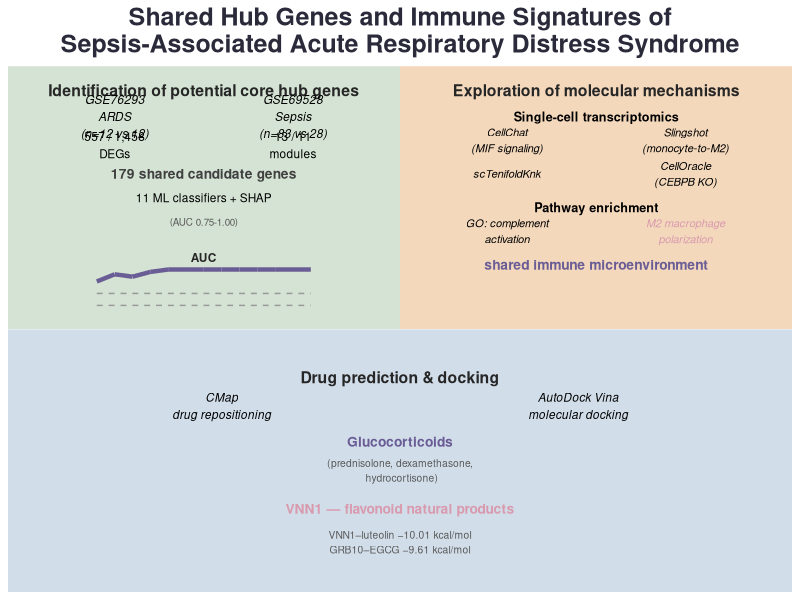
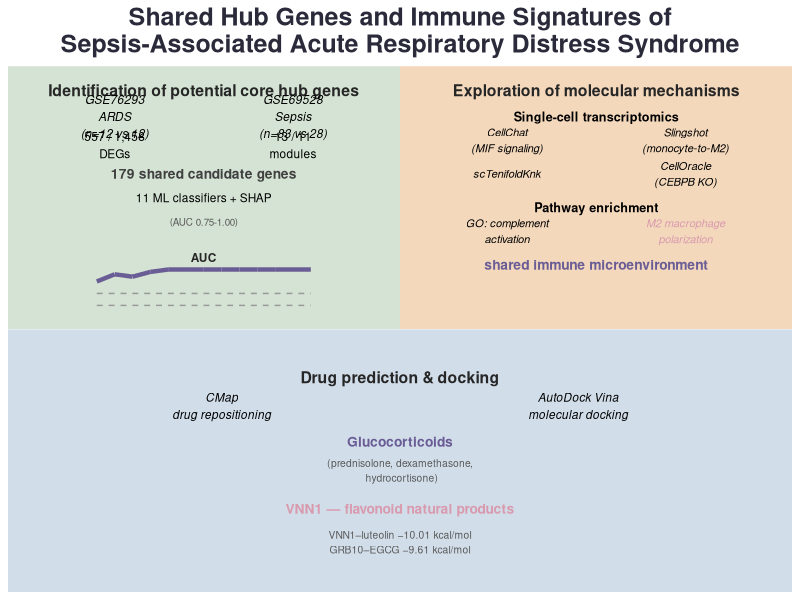

Here is the R script that generated these plots, in order:
# ============================================================
# 重做 Graphical Abstract (三区域圆角矩形 + 中心枢纽)
# 参考 Desktop/Graphical abstract.pdf 样式
# ============================================================
library(ggplot2)
library(patchwork)
library(ggrepel)
library(dplyr)

BASE <- "/Users/mac/WorkBuddy/2026-08-23-21-32-45/ARDS_Sepsis_reanalysis"
OUT  <- file.path(BASE, "AJRCCM_submission/04_graphical_abstract")
dir.create(OUT, showWarnings = FALSE, recursive = TRUE)

# 配色 (Nature 风格)
COL_GREEN <- "#A9C8A8"  # 左上 识别
COL_ORANGE <- "#E8B17B" # 右上 机制
COL_BLUE <- "#A3BCD3"   # 下 药物
COL_CENTER <- "#E8C8C8" # 中心

# ---- 画布 ----
# 用 ggplot 拼 3 个 panel + 中心 panel (patchwork)
# 简单方案：用 ggplot facet + 自定义 annotation，模仿参考图

# 方案：分别画三个 panel + 一个 center panel，patchwork 拼接 + annotation 加连接线

p_green <- ggplot() + theme_void() +
  # 框
  annotate("rect", xmin=-Inf, xmax=Inf, ymin=-Inf, ymax=Inf,
           fill=COL_GREEN, alpha=0.5, color=COL_GREEN, linewidth=0) +
  annotate("text", x=5, y=9.5, label="Identification of potential core hub genes",
           fontface="bold", size=4, color="grey15") +
  annotate("text", x=2.5, y=8.4, label="GSE76293\nARDS\n(n=12 vs 12)",
           size=3, fontface="italic") +
  annotate("text", x=7.5, y=8.4, label="GSE69528\nSepsis\n(n=83 vs 28)",
           size=3, fontface="italic") +
  annotate("text", x=2.5, y=7.2, label="557 / 1,458\nDEGs", size=3) +
  annotate("text", x=7.5, y=7.2, label="13 / 11\nmodules", size=3) +
  annotate("text", x=5, y=6.0, label="179 shared candidate genes",
           fontface="bold", size=3.5, color="grey25") +
  annotate("text", x=5, y=5.0, label="11 ML classifiers + SHAP", size=3) +
  annotate("text", x=5, y=4.0, label="(AUC 0.75-1.00)",
           size=2.5, color="grey35") +
  annotate("text", x=5, y=2.5, label="AUC", fontface="bold",
           size=3, color="grey15") +
  # 简化柱状+折线
  annotate("segment", x=2, y=1.0, xend=8, yend=1.0, linetype="dashed", color="grey60") +
  annotate("segment", x=2, y=0.5, xend=8, yend=0.5, linetype="dashed", color="grey60") +
  annotate("segment", x=2.0, y=1.5, xend=2.5, yend=1.8, color="#6A5C95", linewidth=1.5) +
  annotate("segment", x=2.5, y=1.8, xend=3.0, yend=1.7, color="#6A5C95", linewidth=1.5) +
  annotate("segment", x=3.0, y=1.7, xend=3.5, yend=1.9, color="#6A5C95", linewidth=1.5) +
  annotate("segment", x=3.5, y=1.9, xend=4.0, yend=2.0, color="#6A5C95", linewidth=1.5) +
  annotate("segment", x=4.0, y=2.0, xend=4.5, yend=2.0, color="#6A5C95", linewidth=1.5) +
  annotate("segment", x=4.5, y=2.0, xend=5.0, yend=2.0, color="#6A5C95", linewidth=1.5) +
  annotate("segment", x=5.0, y=2.0, xend=5.5, yend=2.0, color="#6A5C95", linewidth=1.5) +
  annotate("segment", x=5.5, y=2.0, xend=6.0, yend=2.0, color="#6A5C95", linewidth=1.5) +
  annotate("segment", x=6.0, y=2.0, xend=6.5, yend=2.0, color="#6A5C95", linewidth=1.5) +
  annotate("segment", x=6.5, y=2.0, xend=7.0, yend=2.0, color="#6A5C95", linewidth=1.5) +
  annotate("segment", x=7.0, y=2.0, xend=7.5, yend=2.0, color="#6A5C95", linewidth=1.5) +
  annotate("segment", x=7.5, y=2.0, xend=8.0, yend=2.0, color="#6A5C95", linewidth=1.5) +
  xlim(0, 10) + ylim(0, 10)

p_orange <- ggplot() + theme_void() +
  annotate("rect", xmin=-Inf, xmax=Inf, ymin=-Inf, ymax=Inf,
           fill=COL_ORANGE, alpha=0.5, color=COL_ORANGE, linewidth=0) +
  annotate("text", x=5, y=9.5, label="Exploration of molecular mechanisms",
           fontface="bold", size=4, color="grey15") +
  annotate("text", x=5, y=8.4, label="Single-cell transcriptomics",
           fontface="bold", size=3.2) +
  annotate("text", x=2.5, y=7.4, label="CellChat\n(MIF signaling)",
           size=2.8, fontface="italic") +
  annotate("text", x=7.5, y=7.4, label="Slingshot\n(monocyte-to-M2)",
           size=2.8, fontface="italic") +
  annotate("text", x=2.5, y=6.0, label="scTenifoldKnk", size=2.8, fontface="italic") +
  annotate("text", x=7.5, y=6.0, label="CellOracle\n(CEBPB KO)", size=2.8, fontface="italic") +
  annotate("text", x=5, y=4.6, label="Pathway enrichment", fontface="bold", size=3.2) +
  annotate("text", x=2.5, y=3.6, label="GO: complement\nactivation",
           size=2.8, fontface="italic") +
  annotate("text", x=7.5, y=3.6, label="M2 macrophage\npolarization",
           size=2.8, fontface="italic", color="#D99AAE") +
  annotate("text", x=5, y=2.2, label="shared immune microenvironment", fontface="bold",
           size=3.5, color="#6A5C95") +
  xlim(0, 10) + ylim(0, 10)

p_blue <- ggplot() + theme_void() +
  annotate("rect", xmin=-Inf, xmax=Inf, ymin=-Inf, ymax=Inf,
           fill=COL_BLUE, alpha=0.5, color=COL_BLUE, linewidth=0) +
  annotate("text", x=5, y=8.5, label="Drug prediction & docking",
           fontface="bold", size=4, color="grey15") +
  annotate("text", x=2.5, y=7.3, label="CMap\ndrug repositioning",
           size=3, fontface="italic") +
  annotate("text", x=7.5, y=7.3, label="AutoDock Vina\nmolecular docking",
           size=3, fontface="italic") +
  annotate("text", x=5, y=5.8, label="Glucocorticoids", fontface="bold",
           size=3.5, color="#6A5C95") +
  annotate("text", x=5, y=4.6, label="(prednisolone, dexamethasone,\n hydrocortisone)",
           size=2.6, color="grey35") +
  annotate("text", x=5, y=3.0, label="VNN1 — flavonoid natural products",
           fontface="bold", size=3.5, color="#D99AAE") +
  annotate("text", x=5, y=1.6, label="VNN1–luteolin −10.01 kcal/mol\nGRB10–EGCG −9.61 kcal/mol",
           size=2.6, color="grey35") +
  xlim(0, 10) + ylim(0, 10)

p_center <- ggplot() + theme_void() +
  annotate("point", x=5, y=5, size=4, shape=21, fill=COL_CENTER, color="#6A5C95") +
  annotate("text", x=5, y=5.5, label="Six shared",
           fontface="bold", size=2.8, color="grey15") +
  annotate("text", x=5, y=4.7, label="hub genes",
           fontface="bold", size=2.8, color="grey15") +
  annotate("text", x=5, y=4.0, label="CDK5RAP2  CD177", size=2, color="grey25", fontface="italic") +
  annotate("text", x=5, y=3.5, label="GRB10  UPP1", size=2, color="grey25", fontface="italic") +
  annotate("text", x=5, y=3.0, label="EXOSC4  VNN1", size=2, color="grey25", fontface="italic") +
  xlim(0, 10) + ylim(0, 10)

# 拼接
# 上排: p_green, p_orange (左、右)
# 下排: p_blue (居中)
# 中心: p_center (覆盖在中间)

p_combo <- (p_green | p_orange) / p_blue +
  plot_annotation(
    title = "Shared Hub Genes and Immune Signatures of\nSepsis-Associated Acute Respiratory Distress Syndrome",
    theme = theme(plot.title = element_text(face = "bold", size = 18, hjust = 0.5, color = "#2A2A3A"))
  )

# 保存
ggsave(file.path(OUT, "graphical_abstract.pdf"), p_combo, width = 16, height = 11)
ggsave(file.path(OUT, "graphical_abstract.png"), p_combo, width = 16, height = 11, dpi = 300)
cat("Graphical abstract 已保存\n")
